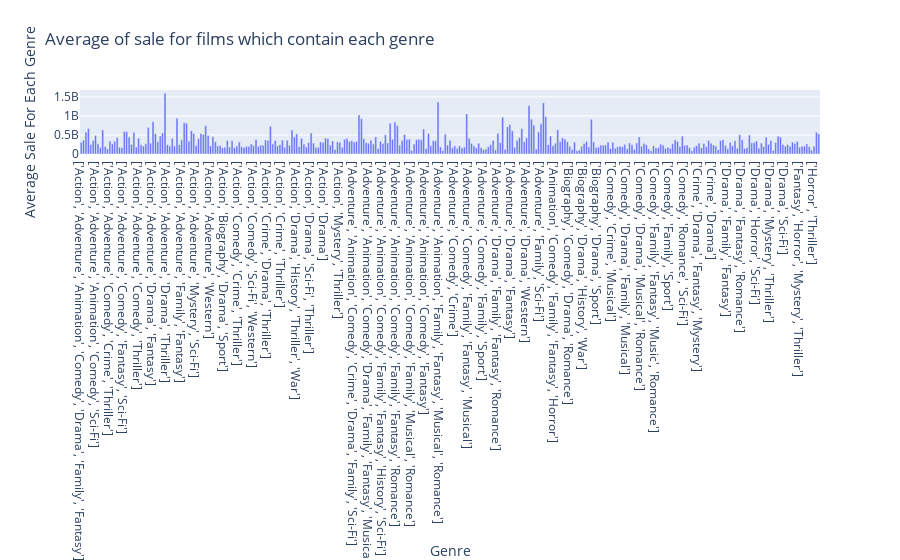

Source (notebook cell):
### Code cell
df_sale = df.groupby(by = ["Genre"])['World Sales (in $)'].sum().reset_index()
df_count = df.groupby(by = ["Genre"])['World Sales (in $)'].count().reset_index()
df_ave = (df_sale["World Sales (in $)"] / df_count["World Sales (in $)"]).reset_index()
df_ave['Genre'] = df_count["Genre"]
px.bar(df_ave
      ,x ="Genre"
       , y = "World Sales (in $)"
       ,labels = {"World Sales (in $)":"Average Sale For Each Genre"}
      , title = "Average of sale for films which contain each genre")

### Figure 1 — Plotly figure (JSON) as saved in the notebook; plotly's stock layout.template omitted (floating-point values rounded to 4 significant figures; data arrays with more than 128 entries replaced by an {"elided": "..."} marker saying what was removed)
{"data": [{"alignmentgroup": "True", "hovertemplate": "Genre=%{x}<br>Average Sale For Each Genre=%{y}<extra></extra>", "legendgroup": "", "marker": {"color": "#636efa", "pattern": {"shape": ""}}, "name": "", "offsetgroup": "", "orientation": "v", "showlegend": false, "textposition": "auto", "type": "bar", "x": {"elided": "309 str values"}, "xaxis": "x", "y": {"elided": "309 float values"}, "yaxis": "y"}], "layout": {"barmode": "relative", "legend": {"tracegroupgap": 0}, "title": {"text": "Average of sale for films which contain each genre"}, "xaxis": {"anchor": "y", "domain": [0, 1], "title": {"text": "Genre"}}, "yaxis": {"anchor": "x", "domain": [0, 1], "title": {"text": "Average Sale For Each Genre"}}}}
